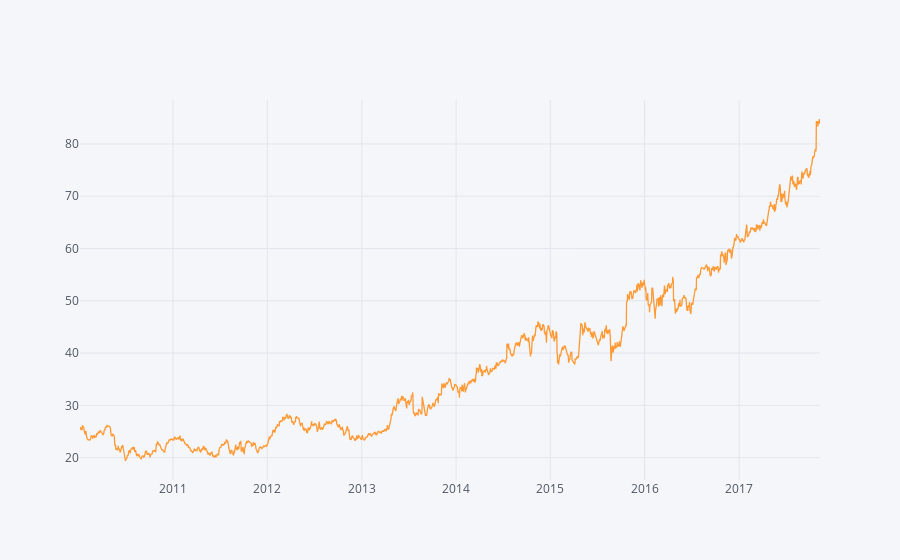

Notebook code cell kept with this figure:
### Markdown cell above
We have to choose the training set accordingly where we can find significant shift in the stock prices. If your system has high computational power, take the whole dataset

### Code cell
training_set = dataset.iloc[6005:,0:2]
training_set.iplot(kind='line',y='Open',x='Date')

### Figure 1 — Plotly figure (JSON) as saved in the notebook; plotly's stock layout.template omitted (floating-point values rounded to 4 significant figures; data arrays with more than 128 entries replaced by an {"elided": "..."} marker saying what was removed)
{"data": [{"line": {"color": "rgba(255, 153, 51, 1.0)", "dash": "solid", "shape": "linear", "width": 1.3}, "mode": "lines", "name": "Open", "text": "", "type": "scatter", "x": {"elided": "1978 str values"}, "y": {"elided": "1978 float values"}}], "layout": {"legend": {"bgcolor": "#F5F6F9", "font": {"color": "#4D5663"}}, "paper_bgcolor": "#F5F6F9", "plot_bgcolor": "#F5F6F9", "title": {"font": {"color": "#4D5663"}}, "xaxis": {"gridcolor": "#E1E5ED", "showgrid": true, "tickfont": {"color": "#4D5663"}, "title": {"font": {"color": "#4D5663"}, "text": ""}, "zerolinecolor": "#E1E5ED"}, "yaxis": {"gridcolor": "#E1E5ED", "showgrid": true, "tickfont": {"color": "#4D5663"}, "title": {"font": {"color": "#4D5663"}, "text": ""}, "zerolinecolor": "#E1E5ED"}}}
